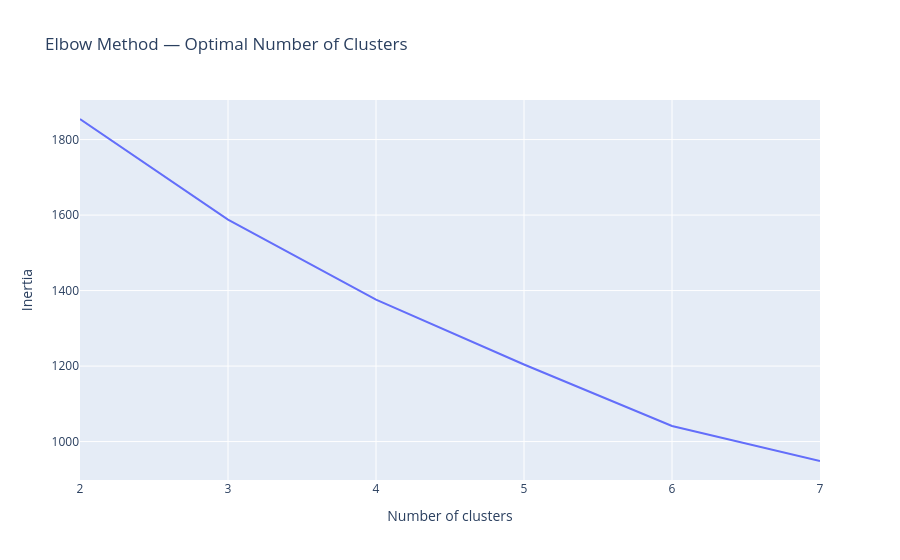

Notebook source saved alongside this figure:
### Code cell
features_for_clustering = [
    "avg_pace",
    "pace_std",
    "split_ratio",
    "avg_hr",
    "hr_std",
    "n_splits",
    "elevation_total"
]

X = activity_features[features_for_clustering].dropna()

scaler = StandardScaler()
X_scaled = scaler.fit_transform(X)

# Find optimal k with elbow method
inertias = []
k_range = range(2, 8)
for k in k_range:
    km = KMeans(n_clusters=k, random_state=42, n_init=10)
    km.fit(X_scaled)
    inertias.append(km.inertia_)

fig = px.line(x=list(k_range), y=inertias,
              title="Elbow Method — Optimal Number of Clusters",
              labels={"x": "Number of clusters", "y": "Inertia"})
fig.show()

### Figure 1 — Plotly figure (JSON) as saved in the notebook; plotly's stock layout.template omitted (floating-point values rounded to 4 significant figures)
{"data": [{"hovertemplate": "Number of clusters=%{x}<br>Inertia=%{y}<extra></extra>", "legendgroup": "", "line": {"color": "#636efa", "dash": "solid"}, "marker": {"symbol": "circle"}, "mode": "lines", "name": "", "orientation": "v", "showlegend": false, "type": "scatter", "x": [2, 3, 4, 5, 6, 7], "xaxis": "x", "y": [1855.0, 1588.0, 1376.0, 1204.0, 1041.0, 948.6], "yaxis": "y"}], "layout": {"legend": {"tracegroupgap": 0}, "title": {"text": "Elbow Method — Optimal Number of Clusters"}, "xaxis": {"anchor": "y", "domain": [0, 1], "title": {"text": "Number of clusters"}}, "yaxis": {"anchor": "x", "domain": [0, 1], "title": {"text": "Inertia"}}}}
